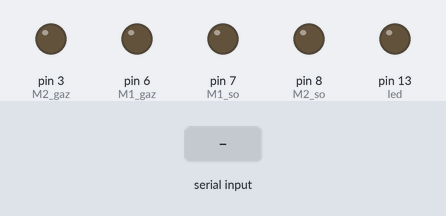
A sketch run on a simulated Arduino Uno, built with avr-gcc and run on an emulated ATmega328P. On the bench: output pins drawn as LEDs (lit = HIGH). Inputs (shaded band) come from the test bench.

Above: at 1.2 s.
1.3 s: "F" received over Serial
At 1.7 s:
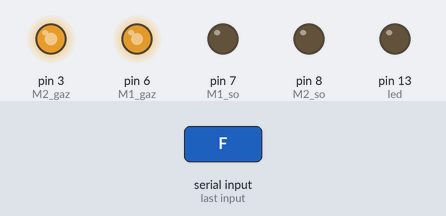
2.8 s: "B" received over Serial
At 4.0 s:
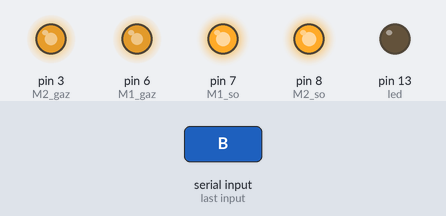
4.3 s: "R" received over Serial
At 5.2 s:
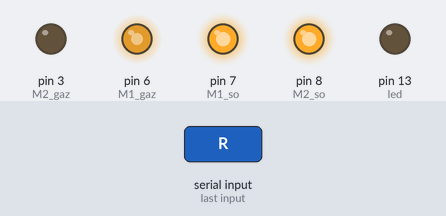
5.8 s: "L" received over Serial
At 6.3 s:
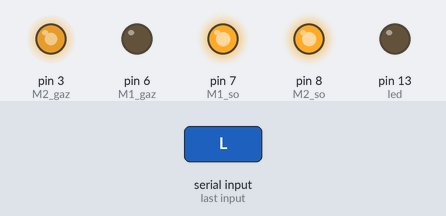
7.3 s: "S" received over Serial
At 8.5 s:
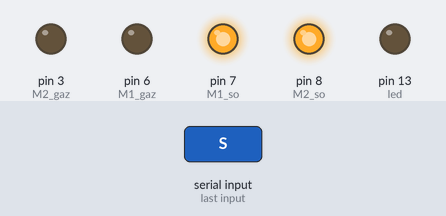
8.8 s: "W" received over Serial
At 9.8 s:
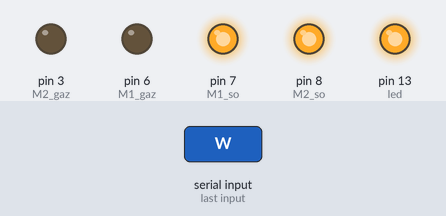
Timing chart, 0 to 11.3 s (numbered marks = the images above; inputs shaded):
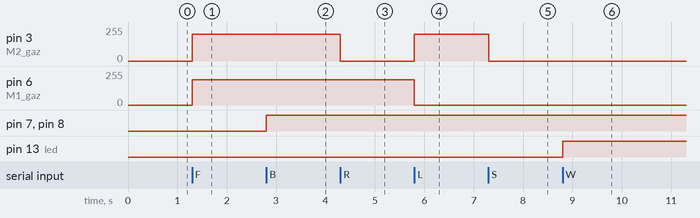

Measured:
- after the input at 1.3 s, pin 3 (M2_gaz): 0/255 → 200/255 at once; pin 6 (M1_gaz): 0/255 → 190/255 at once
- after the input at 2.8 s, pin 7 (M1_so), pin 8 (M2_so): LOW → HIGH at once
- after the input at 4.3 s, pin 3 (M2_gaz): 200/255 → 0/255 at once
- after the input at 5.8 s, pin 3 (M2_gaz): 0/255 → 200/255 at once; pin 6 (M1_gaz): 190/255 → 0/255 at once
- after the input at 7.3 s, pin 3 (M2_gaz): 200/255 → 0/255 at once
- after the input at 8.8 s, pin 13 (led): LOW → HIGH at once

The sketch:

Bluetooth_car.ino
```cpp
int M1_gaz = 6;
int M1_so = 7;
int M2_gaz = 3;
int M2_so = 8;
int led = 13;

char command;

void setup() {
  pinMode(M1_gaz, OUTPUT);
  pinMode(M1_so, OUTPUT);
  pinMode(M2_gaz, OUTPUT);
  pinMode(M2_so, OUTPUT);
  pinMode(led, OUTPUT);

  Serial.begin(9600);
}

#define turn(_M1_gaz, _M2_gaz) \
  analogWrite(M1_gaz, (int)_M1_gaz); \
  analogWrite(M2_gaz, (int)_M2_gaz); \

#define _move(_M1_so, _M2_so) \
  digitalWrite(M1_so, (int)_M1_so); \
  digitalWrite(M2_so, (int)_M2_so); \

void loop() {
  // put your main code here, to run repeatedly:
  if (Serial.available() > 0) command = Serial.read();

  if (command == 'F') { _move(0, 0); turn(190, 200); } // Move forward
  else if (command == 'B') { _move(1, 1); turn(190, 200); } // Move back
  else if (command == 'R') { _move(1, 1); turn(190, 0); } // Turn right
  else if (command == 'L') { _move(1, 1); turn(0, 200); } // Turn left
  else if (command == 'S') { _move(1, 1); turn(0, 0); } // Stop
  else if (command == 'W') { digitalWrite(led, HIGH); } // Turn on head light
  else if (command == 'w') { digitalWrite(led, LOW); } // Turn off head light
}
```
